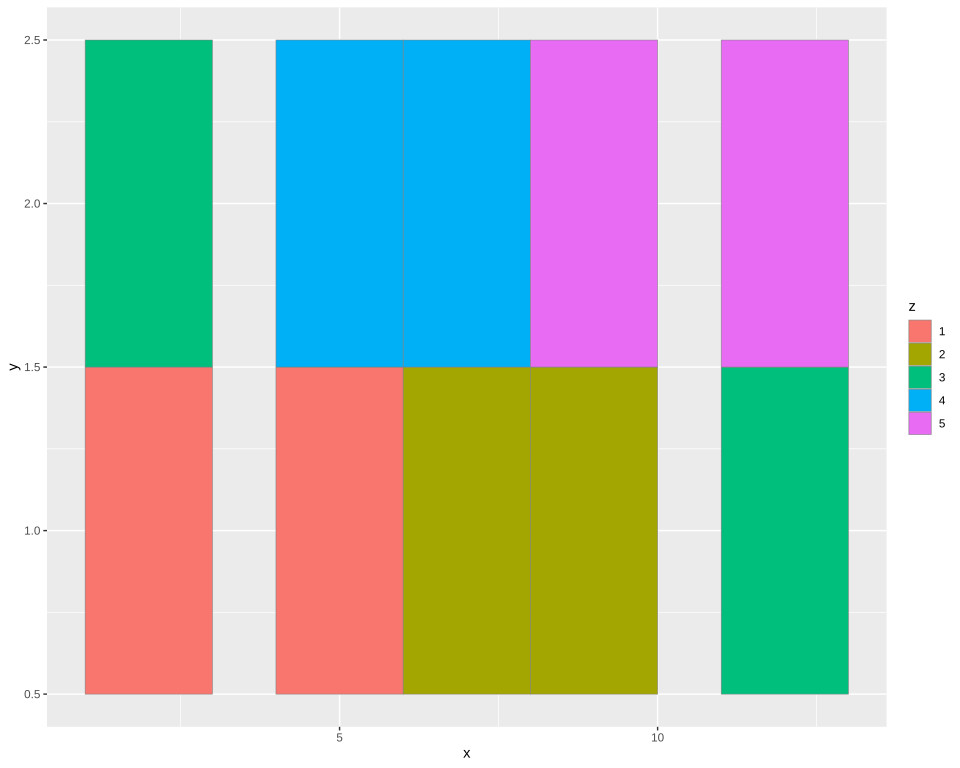

Write the R code that produced this figure.
# The plot test/golden/tile.svg draws, drawn by ggplot2 itself, as ggplot2's own visual tests draw
# their snapshots: the independent check on that golden whenever it changes. The suite never runs
# this; it needs R, ggplot2 and vdiffr, saved as the Docker image giggly-r:ggplot2-4.0.3. From the
# repository's root:
#
#   docker run --rm -v "$PWD/test/golden":/golden:ro giggly-r:ggplot2-4.0.3 \
#     Rscript /golden/tile.R > tile.ggplot2.svg
#
# and compare the two drawings element by element, as test/golden/point.R describes.
#
# geom_tile()'s first tile example: tiles centred on each row's x and y, as wide as the
# closest spacing of the x positions, 2, and as tall as the y positions', 1, each filled by its
# level and bordered in grey50 at the tile's own default width, 0.2 mm; the fill legend's keys drawn
# as rectangles.
# First checked with ggplot2 4.0.3 and vdiffr 1.0.9: every rectangle, the tiles' and the keys',
# matches, the x axis drawn before the y as test/golden/point.R describes, and every clip path; the
# rest differs only as every golden does, by `fill: none` on lines and the font-family list.

library(ggplot2)

df <- data.frame(
  x = rep(c(2, 5, 7, 9, 12), 2),
  y = rep(c(1, 2), each = 5),
  z = factor(rep(1:5, each = 2)),
  w = rep(diff(c(0, 4, 6, 8, 10, 14)), 2)
)
plot <- ggplot(df, aes(x, y)) +
  geom_tile(aes(fill = z), colour = "grey50") +
  theme_gray()

file <- tempfile(fileext = ".svg")
vdiffr::write_svg(plot, file)
cat(readLines(file), sep = "\n")
